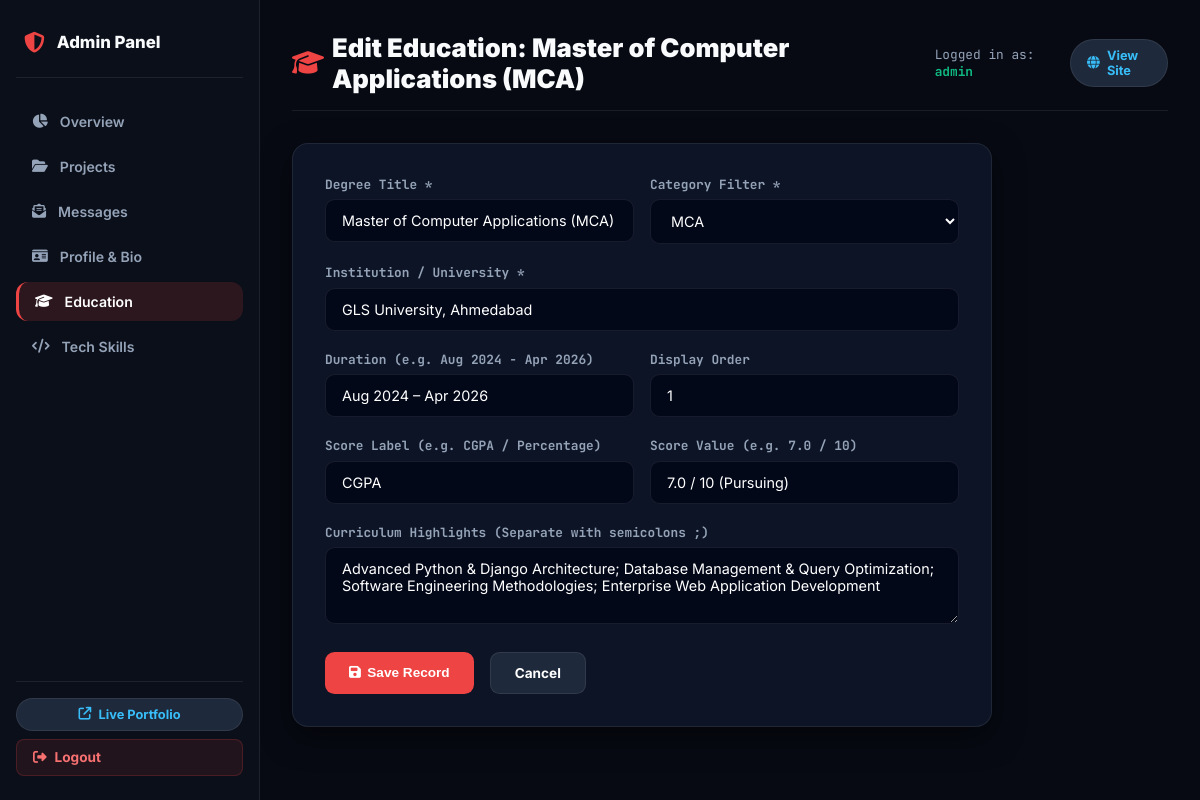
The page /panel/education/edit/1/ (signed in) on the database its author committed.
### portfolio_app/models.py (models this page shows, shortened)
class Education(models.Model):
    DEGREE_CHOICES = [
        ('mca', 'MCA'),
        ('bca', 'BCA'),
        ('12th', '12th Standard'),
        ('10th', '10th Standard'),
        ('cert', 'Certification'),
    ]
    degree = models.CharField(max_length=150)
    category = models.CharField(max_length=20, choices=DEGREE_CHOICES, default='mca')
    institution = models.CharField(max_length=200)
    duration = models.CharField(max_length=100)
    score_label = models.CharField(max_length=50, default="CGPA / Percentage")
    score_value = models.CharField(max_length=50)
    curriculum = models.TextField(help_text="Separate points with semicolons (;)", default="Core Software Engineering; Database Architecture; Web Technologies")
    order = models.PositiveIntegerField(default=1)
    class Meta:
        ordering = ['order']
        verbose_name = "Education Record"
        verbose_name_plural = "Education Records"

### portfolio_app/views.py (the view)
# urls.py: path('panel/education/edit/<int:pk>/', views.admin_education_edit, name='admin_education_edit'),
@login_required(login_url='admin_login')
def admin_education_edit(request, pk):
    edu = get_object_or_404(Education, pk=pk)
    if request.method == 'POST':
        form = EducationForm(request.POST, instance=edu)
        if form.is_valid():
            form.save()
            messages.success(request, f'{edu.degree} record updated!')
            return redirect('admin_education')
    else:
        form = EducationForm(instance=edu)
    return render(request, 'portfolio_app/admin/education_form.html', {
        'form': form,
        'edu': edu,
        'title': f'Edit Education: {edu.degree}',
        'active_page': 'education',
    })

### portfolio_app/forms.py
class EducationForm(forms.ModelForm):
    class Meta:
        model = Education
        fields = ['degree', 'category', 'institution', 'duration', 'score_label', 'score_value', 'curriculum', 'order']
        widgets = {
            'degree': forms.TextInput(attrs={'class': 'form-control'}),
            'category': forms.Select(attrs={'class': 'form-control'}),
            'institution': forms.TextInput(attrs={'class': 'form-control'}),
            'duration': forms.TextInput(attrs={'class': 'form-control'}),
            'score_label': forms.TextInput(attrs={'class': 'form-control'}),
            'score_value': forms.TextInput(attrs={'class': 'form-control'}),
            'curriculum': forms.Textarea(attrs={'class': 'form-control', 'rows': 3, 'placeholder': 'Topic 1; Topic 2; Topic 3'}),
            'order': forms.NumberInput(attrs={'class': 'form-control'}),
        }

### templates/portfolio_app/admin/education_form.html (shortened to what this page needs)
{% extends 'portfolio_app/admin/base_admin.html' %}
{% block page_title %}<i class="fa-solid fa-graduation-cap" style="color:#ef4444;"></i> {{ title }}{% endblock %}
{% block content %}
<div class="table-card" style="padding:2rem; max-width:700px;">
  <form method="POST">
    <div style="display:grid; grid-template-columns:1fr 1fr; gap:1rem;">
      <div class="form-group">
        <label class="form-label" for="{{ form.degree.id_for_label }}">Degree Title *</label>
        {{ form.degree }}
      </div>
      <div class="form-group">
        <label class="form-label" for="{{ form.category.id_for_label }}">Category Filter *</label>
        {{ form.category }}
      </div>
    </div>
    <div class="form-group">
      <label class="form-label" for="{{ form.institution.id_for_label }}">Institution / University *</label>
      {{ form.institution }}
    </div>
    <div style="display:grid; grid-template-columns:1fr 1fr; gap:1rem;">
      <div class="form-group">
        <label class="form-label" for="{{ form.duration.id_for_label }}">Duration (e.g. Aug 2024 - Apr 2026)</label>
        {{ form.duration }}
      </div>
      <div class="form-group">
        <label class="form-label" for="{{ form.order.id_for_label }}">Display Order</label>
        {{ form.order }}
      </div>
    </div>
    <div style="display:grid; grid-template-columns:1fr 1fr; gap:1rem;">
      <div class="form-group">
        <label class="form-label" for="{{ form.score_label.id_for_label }}">Score Label (e.g. CGPA / Percentage)</label>
        {{ form.score_label }}
      </div>
      <div class="form-group">
        <label class="form-label" for="{{ form.score_value.id_for_label }}">Score Value (e.g. 7.0 / 10)</label>
        {{ form.score_value }}
      </div>
    </div>
    <div class="form-group">
      <label class="form-label" for="{{ form.curriculum.id_for_label }}">Curriculum Highlights (Separate with semicolons ;)</label>
      {{ form.curriculum }}
    </div>
    <div style="display:flex; gap:1rem; margin-top:1.5rem;">
      <button type="submit" class="btn-action btn-primary" style="padding:0.75rem 1.5rem;">
        <i class="fa-solid fa-floppy-disk"></i> Save Record
      </button>
      <a href="{% url 'admin_education' %}" class="btn-action btn-secondary" style="padding:0.75rem 1.5rem;">
        Cancel
      </a>
    </div>
  </form>
</div>
{% endblock %}

### templates/portfolio_app/admin/base_admin.html (shortened to what this page needs)
{% load static %}
<!DOCTYPE html>
<html lang="en">
<head>
  <link rel="stylesheet" href="https://cdnjs.cloudflare.com/ajax/libs/font-awesome/6.5.1/css/all.min.css">
</head>
<body>
  <aside class="admin-sidebar">
    <div>
      <div class="sidebar-brand">
        <i class="fa-solid fa-shield-halved" style="color:#ef4444; font-size:1.3rem;"></i>
        <span>Admin Panel</span>
      </div>
      <ul class="sidebar-nav">
        <li>
          <a href="{% url 'admin_dashboard' %}" class="{% if active_page == 'dashboard' %}active{% endif %}">
            <i class="fa-solid fa-chart-pie"></i>
            <span>Overview</span>
          </a>
        </li>
        <li>
          <a href="{% url 'admin_projects' %}" class="{% if active_page == 'projects' %}active{% endif %}">
            <i class="fa-solid fa-folder-open"></i>
            <span>Projects</span>
          </a>
        </li>
        <li>
          <a href="{% url 'admin_messages' %}" class="{% if active_page == 'messages' %}active{% endif %}">
            <i class="fa-solid fa-envelope-open-text"></i>
            <span>Messages</span>
          </a>
        </li>
        <li>
          <a href="{% url 'admin_profile' %}" class="{% if active_page == 'profile' %}active{% endif %}">
            <i class="fa-solid fa-id-card"></i>
            <span>Profile & Bio</span>
          </a>
        </li>
        <li>
          <a href="{% url 'admin_education' %}" class="{% if active_page == 'education' %}active{% endif %}">
            <i class="fa-solid fa-graduation-cap"></i>
            <span>Education</span>
          </a>
        </li>
        <li>
          <a href="{% url 'admin_skills' %}" class="{% if active_page == 'skills' %}active{% endif %}">
            <i class="fa-solid fa-code"></i>
            <span>Tech Skills</span>
          </a>
        </li>
      </ul>
    </div>
    <div class="sidebar-footer">
      <a href="/" target="_blank" class="view-site-btn" style="width:100%; justify-content:center;">
        <i class="fa-solid fa-arrow-up-right-from-square"></i>
        <span>Live Portfolio</span>
      </a>
      <a href="{% url 'admin_logout' %}" class="btn-logout">
        <i class="fa-solid fa-right-from-bracket"></i>
        <span>Logout</span>
      </a>
    </div>
  </aside>
  <main class="admin-main">
    <div class="admin-topbar">
      <h1 class="page-title">
        {% block page_title %}Dashboard{% endblock %}
      </h1>
      <div style="display:flex; align-items:center; gap:1rem;">
        <span style="font-family:'JetBrains Mono', monospace; font-size:0.8rem; color:var(--text-muted);">
          Logged in as: <strong style="color:#10b981;">{{ request.user.username }}</strong>
        </span>
        <a href="/" target="_blank" class="view-site-btn">
          <i class="fa-solid fa-globe"></i>
          <span>View Site</span>
        </a>
      </div>
    </div>
    {% block content %}{% endblock %}
  </main>
</body>
</html>

### templates/portfolio_app/admin/base_admin.html (style rules this page uses)
:root { --bg-dark: #070a13; --bg-sidebar: #0b0f19; --bg-card: rgba(15, 23, 42, 0.85); --border-subtle: rgba(255, 255, 255, 0.08); --accent-red: #ef4444; --accent-emerald: #10b981; --accent-cyan: #06b6d4; --accent-amber: #f59e0b; --text-main: #f8fafc; --text-muted: #94a3b8; }
*, *::before, *::after { box-sizing: border-box; margin: 0; padding: 0; }
body { font-family: 'Inter', sans-serif; background: var(--bg-dark); color: var(--text-main); min-height: 100vh; display: flex; }
a { text-decoration: none; color: inherit; }
.admin-sidebar { width: 260px; background: var(--bg-sidebar); border-right: 1px solid var(--border-subtle); display: flex; flex-direction: column; justify-content: space-between; position: fixed; top: 0; bottom: 0; left: 0; z-index: 100; padding: 1.5rem 1rem; }
.sidebar-brand { display: flex; align-items: center; gap: 0.75rem; font-size: 1.05rem; font-weight: 800; padding: 0.5rem 0.5rem 1.5rem 0.5rem; border-bottom: 1px solid var(--border-subtle); }
.sidebar-nav { list-style: none; display: flex; flex-direction: column; gap: 0.35rem; margin-top: 1.5rem; }
.sidebar-nav a { display: flex; align-items: center; gap: 0.75rem; padding: 0.7rem 1rem; border-radius: 0.75rem; font-size: 0.88rem; font-weight: 600; color: var(--text-muted); transition: all 0.2s ease; }
.sidebar-nav a:hover, .sidebar-nav a.active { background: rgba(239, 68, 68, 0.15); color: #fff; border-left: 3px solid var(--accent-red); }
.sidebar-footer { border-top: 1px solid var(--border-subtle); padding-top: 1rem; display: flex; flex-direction: column; gap: 0.5rem; }
.btn-logout { display: flex; align-items: center; gap: 0.5rem; padding: 0.6rem 1rem; border-radius: 0.5rem; color: #f87171; font-size: 0.85rem; font-weight: 700; background: rgba(239, 68, 68, 0.1); border: 1px solid rgba(239, 68, 68, 0.2); transition: all 0.2s; }
.admin-main { margin-left: 260px; flex: 1; padding: 2rem; min-height: 100vh; }
.admin-topbar { display: flex; align-items: center; justify-content: space-between; margin-bottom: 2rem; padding-bottom: 1rem; border-bottom: 1px solid var(--border-subtle); }
.page-title { font-size: 1.6rem; font-weight: 900; display: flex; align-items: center; gap: 0.5rem; }
.view-site-btn { display: inline-flex; align-items: center; gap: 0.45rem; padding: 0.5rem 1rem; border-radius: 9999px; background: #1e293b; border: 1px solid var(--border-subtle); font-size: 0.8rem; font-weight: 700; color: #38bdf8; transition: all 0.2s; }
.table-card { background: var(--bg-card); border: 1px solid var(--border-subtle); border-radius: 1rem; overflow: hidden; box-shadow: 0 10px 30px rgba(0,0,0,0.5); }
.form-control { width: 100%; background: rgba(2, 6, 23, 0.8); border: 1px solid var(--border-subtle); border-radius: 0.6rem; padding: 0.75rem 1rem; color: #fff; font-family: 'Inter', sans-serif; font-size: 0.9rem; outline: none; transition: border 0.2s; }
.form-group { margin-bottom: 1.25rem; }
.form-label { display: block; font-size: 0.8rem; font-weight: 700; color: var(--text-muted); margin-bottom: 0.4rem; font-family: 'JetBrains Mono', monospace; }
.btn-action { display: inline-flex; align-items: center; gap: 0.4rem; padding: 0.6rem 1.25rem; border-radius: 0.6rem; font-weight: 700; font-size: 0.85rem; cursor: pointer; border: none; transition: all 0.2s; }
.btn-primary { background: var(--accent-red); color: #fff; }
.btn-secondary { background: #1e293b; color: #fff; border: 1px solid var(--border-subtle); }

### rows shown on the page
Education: degree "Master of Computer Applications (MCA)", category "MCA", institution "GLS University, Ahmedabad", duration "Aug 2024 – Apr 2026", order "1", score_label "CGPA", score_value "7.0 / 10 (Pursuing)", curriculum "Advanced Python & Django Architecture; Database Management & Query Optimization; Software Engineering Methodologies; Enterprise Web Application Development"

### other values the page prints
{{ title }} "Edit Education: Master of Computer Applications (MCA)"
{{ request.user.username }} "admin"
